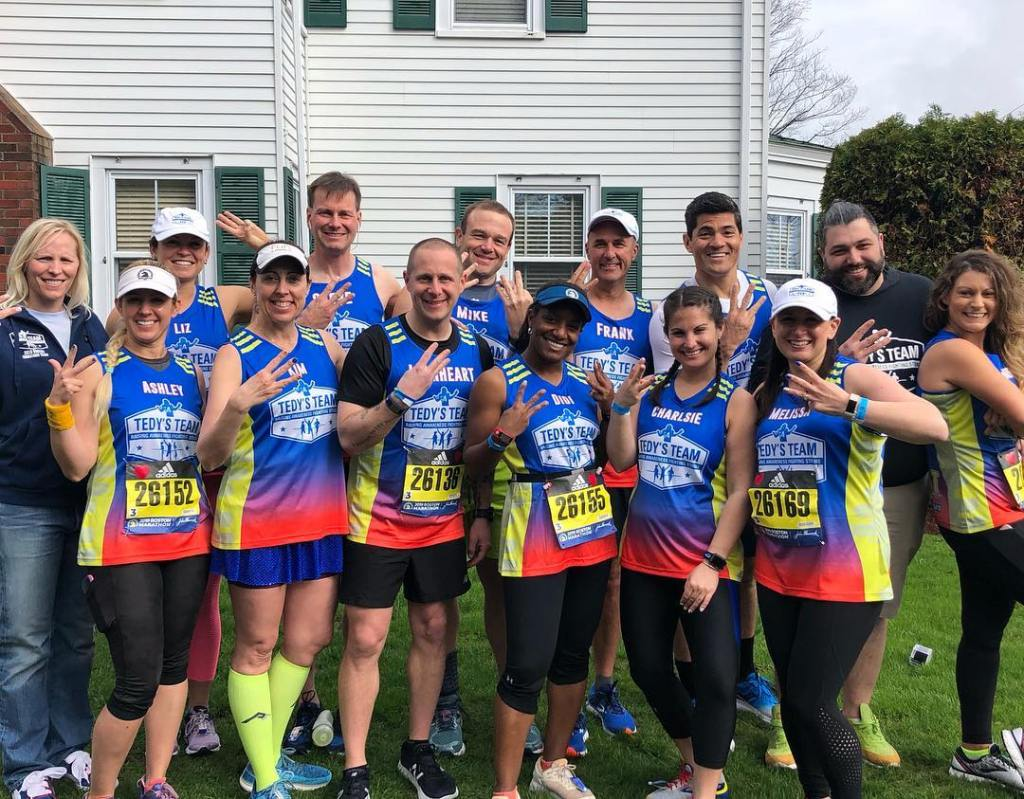
#> input picture opencv_dnn_202005/image/marathon_01.jpg, 1024 x 799 px
$ python 10_HaarFaceDetection.py
#> lines starting #> are read from the running program, lines starting #| are printed output that depends on the picture; after the words box and inside, x2 and y2 are one past the last pixel; in counts of white or black regions, pixels touching at a corner belong together
import cv2
import numpy as np

def loadCascade(face_path, eyes_path):
    face_cascade= cv2.CascadeClassifier()
    eyes_cascade= cv2.CascadeClassifier()
    if not face_cascade.load(cv2.samples.findFile(face_path)) or not eyes_cascade.load(cv2.samples.findFile(eyes_path)):
        print('error while loading the cascade')
        return
    print('All path are valid.')
    return face_cascade, eyes_cascade

def detectAndDisplay(frame, face_cascade, eyes_cascade):
    frame_gray = cv2.cvtColor(frame, cv2.COLOR_BGR2GRAY) # gray가 더 정확하다.
    frame_gray - cv2.equalizeHist(frame_gray) # histogram을 통해 단순화한다.
    # 1. 얼굴찾기
    faces = face_cascade.detectMultiScale(frame_gray) # splitted 그림을 특정 영역화한다.
    for (x,y,w,h) in faces: # x축 y축 width height
        center = (x+w//2, y+h//2) # 정확히 중간 지점
        frame = cv2.rectangle(frame, (x,y), (x+w,y+h), (0,255,0), 4) # 그림, 양 대각선 끝 모서리 두 점, 색, 두께
        faceROI = frame_gray[y:y+h, x:x+w] # 금방 선택한 얼굴만 끄집어낸다.
        # 2. 각 얼굴에서 눈 찾기
        eyes = eyes_cascade.detectMultiScale(faceROI)
        for (x2, y2, w2, h2) in eyes :
            eye_center = (x+x2+w2//2, y+y2+h2//2) # 눈의 중간지점
            radius = int(round((w2+h2)*0.25)) # 가상의 반지름 값.
            frame = cv2.circle(frame, eye_center, radius, (255,0,0), 4)
        cv2.imshow('Face detection', frame)

path = "opencv_dnn_202005/image/marathon_01.jpg"
img = cv2.imread(path)
#> img is the input picture: shape (799, 1024, 3); mean B, G, R 112.8, 114.2, 119.7

cv2.imshow("Original image", img)
(height,width) = img.shape[:2]
#> height = 799; width = 1024
cv2.imshow("Original image", img)

face_path = r'C:\Users\iwin1\Envs\opencv_practice\Lib\site-packages\cv2\data\haarcascade_frontalface_alt.xml'
eyes_path = r'C:\Users\iwin1\Envs\opencv_practice\Lib\site-packages\cv2\data\haarcascade_eye_tree_eyeglasses.xml'
# cascade는 기본 제공된다. -> 이를 사용하기 때문에 flexible하지 못한 것이다.
# 위치는 단순히 가상환경 라이브러리 설치 위치이다.


# 1. load cascades
(face_cascade, eyes_cascade) = loadCascade(face_path, eyes_path)
detectAndDisplay(img, face_cascade, eyes_cascade)
#> in detectAndDisplay, `frame_gray = cv2.cvtColor(frame, cv2.COLOR_BGR2GRAY)`:
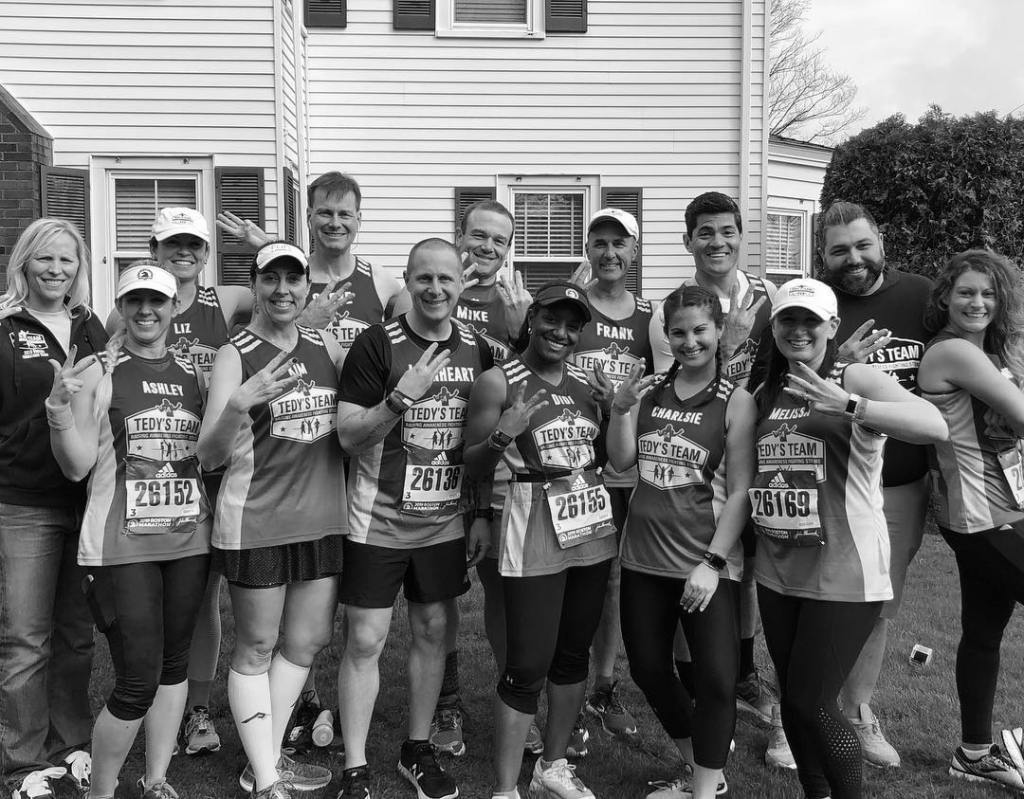
#> frame_gray: shape (799, 1024); min 0, max 255, mean 115.7
#> in detectAndDisplay, `faces = face_cascade.detectMultiScale(frame_gray)`: faces = [[586, 226, 48, 48], [949, 272, 55, 55], [309, 193, 54, 54], [689, 210, 57, 57], [463, 218, 52, 52], [28, 238, 56, 56], [407, 258, 56, 56], [252, 254, 63, 63], [661, 309, 58, 58], [822, 223, 64, 64]]
#> the loop in detectAndDisplay, `for (x,y,w,h) in faces:` made 10 passes
#> (x, y, w, h, center) on passes 1 to 10: (586, 226, 48, 48, (610, 250)), (949, 272, 55, 55, (976, 299)), (309, 193, 54, 54, (336, 220)), (689, 210, 57, 57, (717, 238)), (463, 218, 52, 52, (489, 244)), (28, 238, 56, 56, (56, 266)), (407, 258, 56, 56, (435, 286)), (252, 254, 63, 63, (283, 285)), (661, 309, 58, 58, (690, 338)), (822, 223, 64, 64, (854, 255))
#> pass 1, in detectAndDisplay, `frame = cv2.rectangle(frame, (x,y), (x+w,y+h), (0,255,0), 4)`:
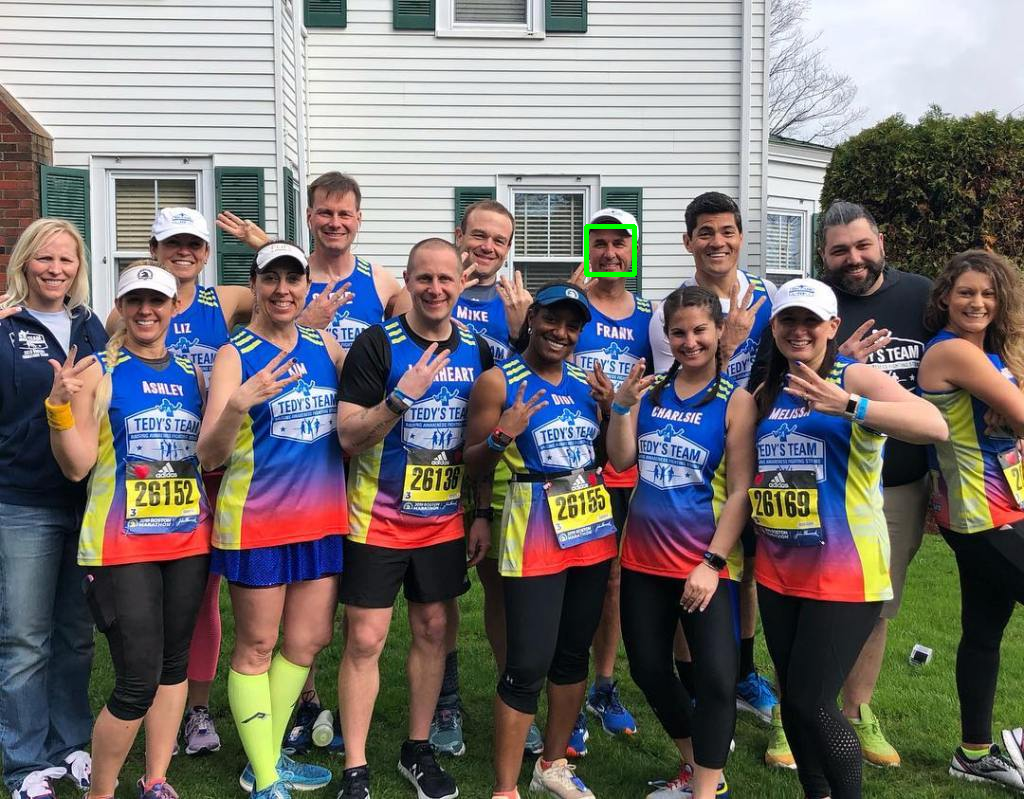
#> frame: shape (799, 1024, 3); 0.12% of pixels changed, all inside (x1, y1, x2, y2) = (584, 224, 637, 277)
#> pass 1, in detectAndDisplay, `faceROI = frame_gray[y:y+h, x:x+w]`:
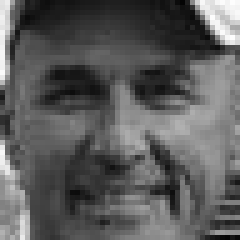
#> faceROI: shape (48, 48) (shown 5 times larger); min 4, max 253, mean 91.5
#> pass 2, in detectAndDisplay, `frame = cv2.rectangle(frame, (x,y), (x+w,y+h), (0,255,0), 4)`:
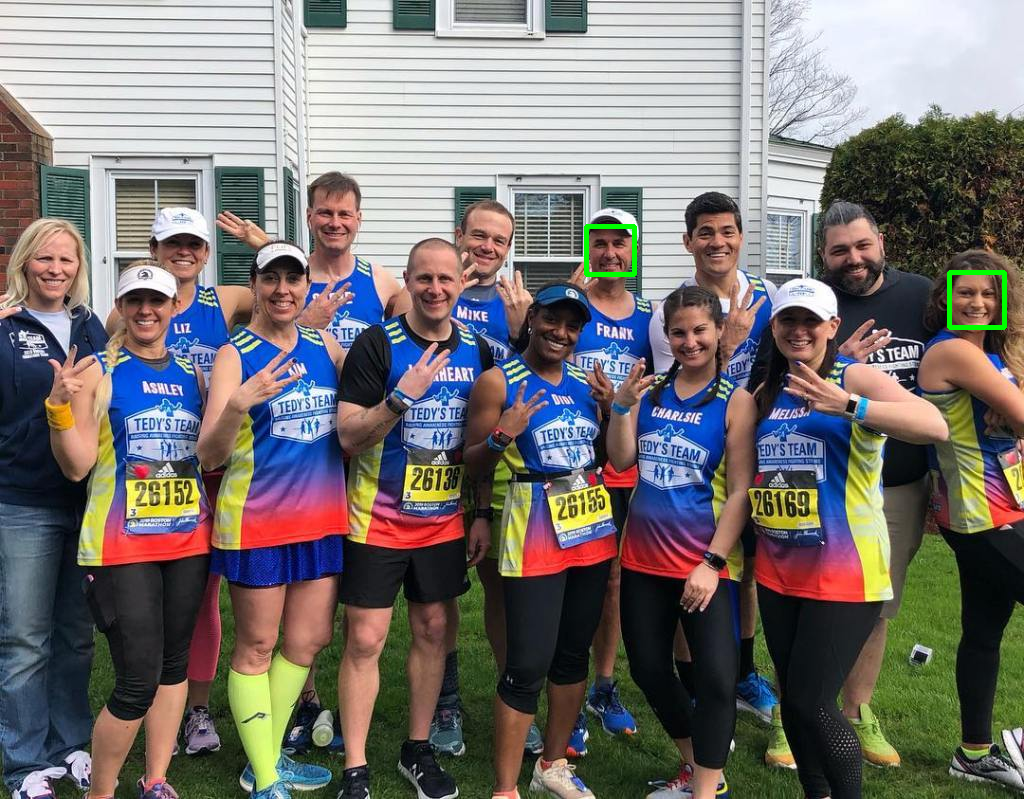
#> frame: shape (799, 1024, 3); 0.13% of pixels changed, all inside (x1, y1, x2, y2) = (947, 270, 1007, 330)
#> pass 2, in detectAndDisplay, `faceROI = frame_gray[y:y+h, x:x+w]`:
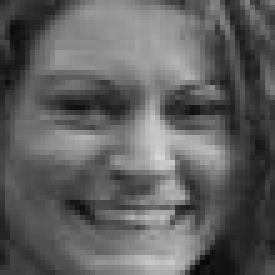
#> faceROI: shape (55, 55) (shown 5 times larger); min 7, max 215, mean 96.2
#> after the loop in detectAndDisplay, `for (x,y,w,h) in faces:`:
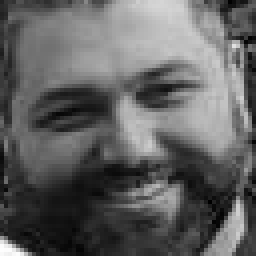
#> faceROI: shape (64, 64) (shown 4 times larger); min 0, max 253, mean 97.1
#> after the loop in detectAndDisplay, `for (x,y,w,h) in faces:`:
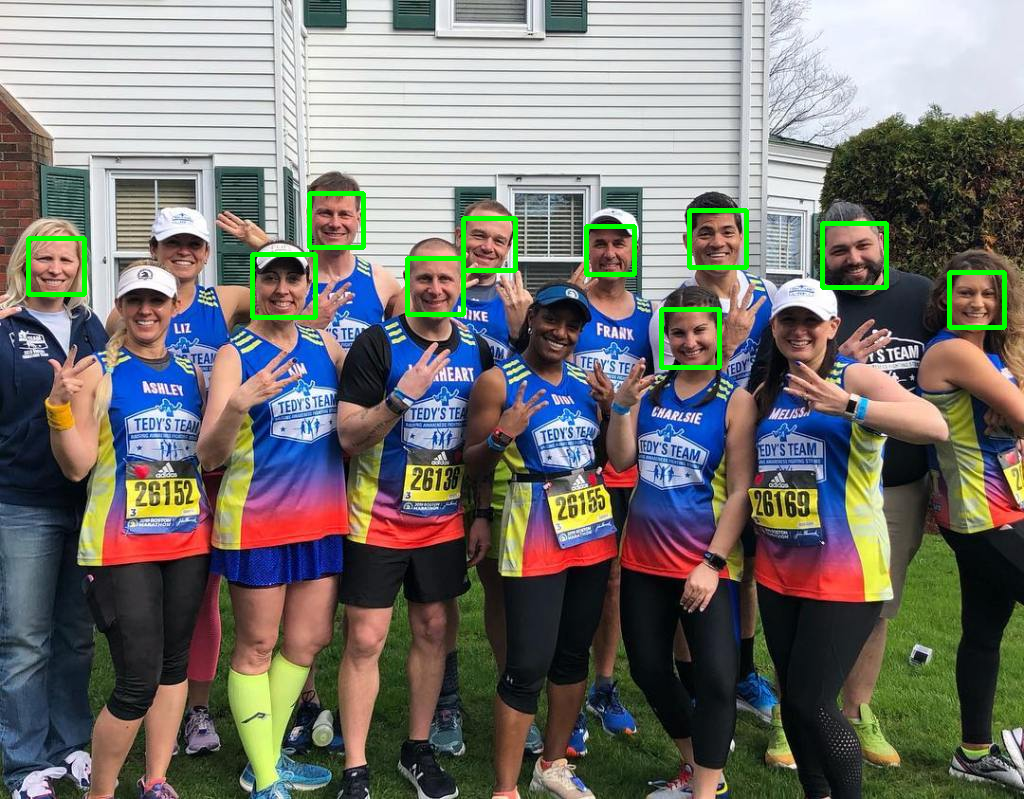
#> frame: shape (799, 1024, 3); 1.1% of pixels changed, all inside (x1, y1, x2, y2) = (26, 191, 889, 370)


cv2.waitKey(0)
cv2.destroyAllWindows()

$ run again, with opencv_dnn_202005/image/marathon_02.jpg copied over opencv_dnn_202005/image/marathon_01.jpg
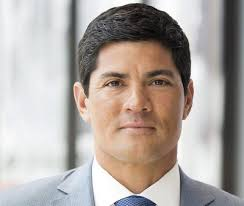
#> input picture opencv_dnn_202005/image/marathon_02.jpg, 244 x 206 px
#> img is the input picture: shape (206, 244, 3); mean B, G, R 161.8, 166.9, 175.3
#> faces = [[82, 41, 106, 106]]
#> the loop in detectAndDisplay, `for (x,y,w,h) in faces:` made 1 pass
#> (x, y, w, h, center, eyes) on pass 1: (82, 41, 106, 106, (135, 94), [[21, 32, 24, 24], [65, 30, 23, 23]])
#> pass 1, in detectAndDisplay, `faceROI = frame_gray[y:y+h, x:x+w]`:
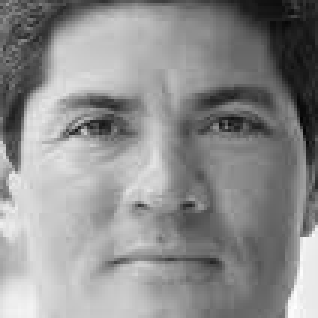
#> faceROI: shape (106, 106) (shown 3 times larger); min 4, max 254, mean 141.4
#> pass 1, in detectAndDisplay, `cv2.imshow('Face detection', frame)`:
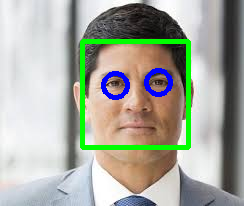
#> window 'Face detection': shape (206, 244, 3); mean B, G, R 159.3, 170.6, 167.1

$ run again, with opencv_dnn_202005/image/marathon_03.jpg copied over opencv_dnn_202005/image/marathon_01.jpg
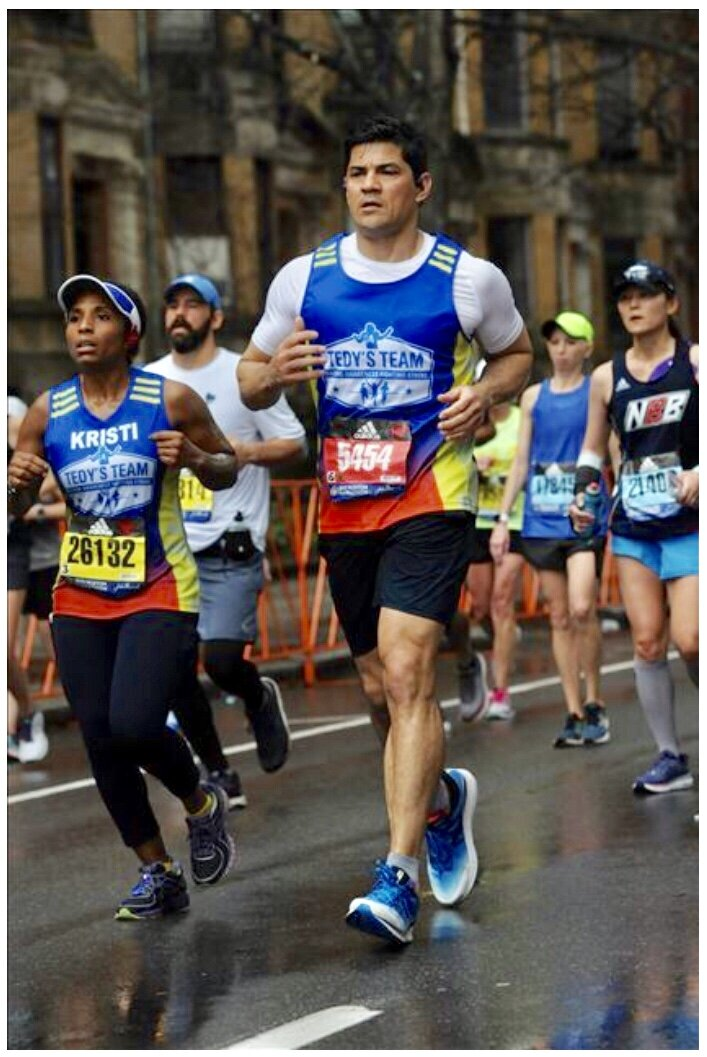
#> input picture opencv_dnn_202005/image/marathon_03.jpg, 707 x 1057 px
#> img is the input picture: shape (1057, 707, 3); mean B, G, R 82.6, 86.1, 92.2
#> in detectAndDisplay, `frame_gray = cv2.cvtColor(frame, cv2.COLOR_BGR2GRAY)`:
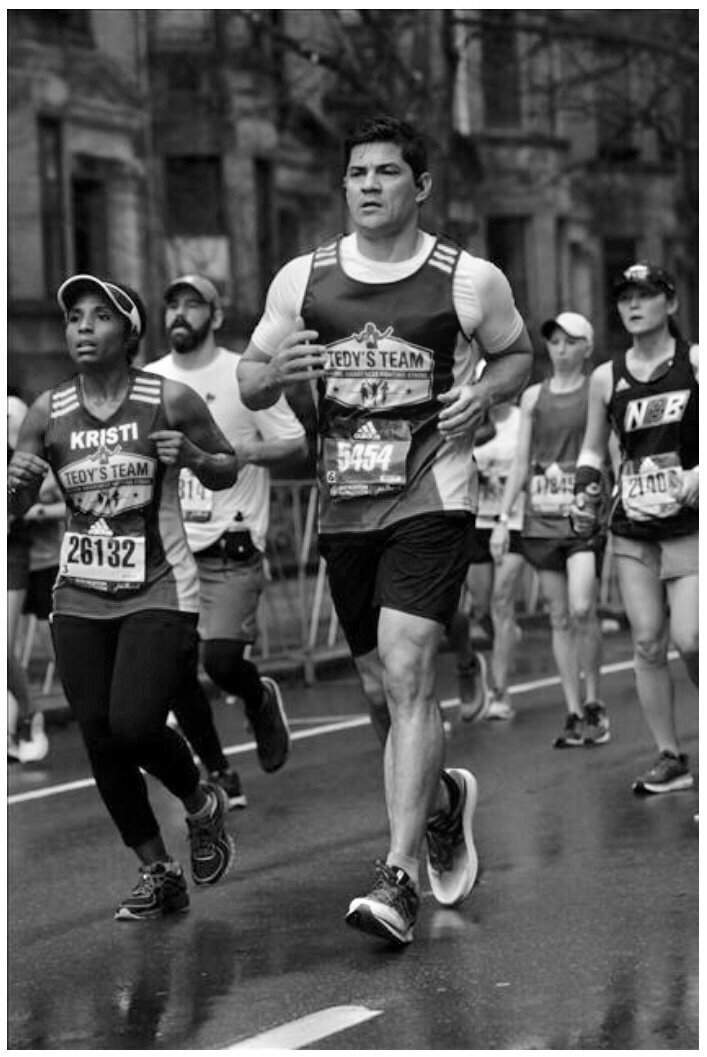
#> frame_gray: shape (1057, 707); min 0, max 255, mean 87.5
#> faces = [[156, 288, 49, 49], [57, 294, 61, 61], [333, 141, 78, 78], [609, 277, 55, 55]]
#> the loop in detectAndDisplay, `for (x,y,w,h) in faces:` made 4 passes
#> (x, y, w, h, center) on passes 1 to 4: (156, 288, 49, 49, (180, 312)), (57, 294, 61, 61, (87, 324)), (333, 141, 78, 78, (372, 180)), (609, 277, 55, 55, (636, 304))
#> after the loop in detectAndDisplay, `for (x,y,w,h) in faces:`:
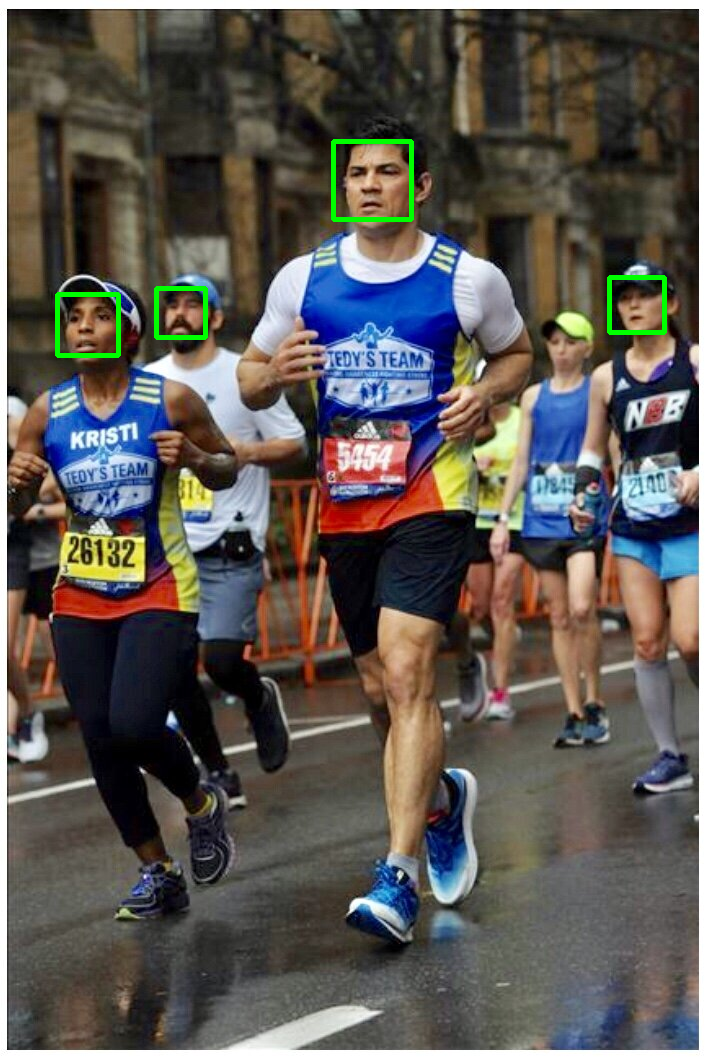
#> frame: shape (1057, 707, 3); mean B, G, R 82.3, 87.4, 91.8

$ run again, with opencv_dnn_202005/image/soccer_01.jpg copied over opencv_dnn_202005/image/marathon_01.jpg
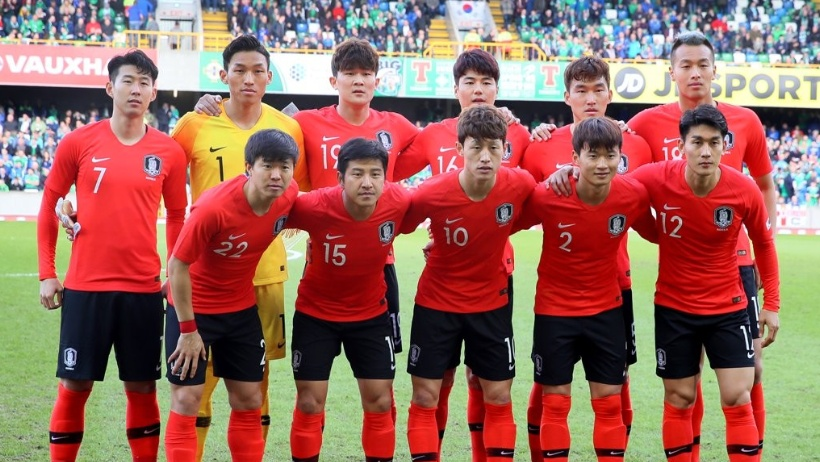
#> input picture opencv_dnn_202005/image/soccer_01.jpg, 820 x 462 px
#> img is the input picture: shape (462, 820, 3); mean B, G, R 93.8, 104.6, 154.3
#> faces = [[455, 65, 45, 45], [253, 150, 46, 46], [670, 46, 50, 50], [336, 56, 45, 45], [112, 64, 48, 48], [578, 138, 47, 47], [340, 154, 53, 53], [567, 72, 48, 48], [681, 123, 50, 50], [223, 51, 52, 52], [462, 133, 46, 46]]
#> the loop in detectAndDisplay, `for (x,y,w,h) in faces:` made 11 passes
#> (x, y, w, h, center) on passes 1 to 8: (455, 65, 45, 45, (477, 87)), (253, 150, 46, 46, (276, 173)), (670, 46, 50, 50, (695, 71)), (336, 56, 45, 45, (358, 78)), (112, 64, 48, 48, (136, 88)), (578, 138, 47, 47, (601, 161)), (340, 154, 53, 53, (366, 180)), (567, 72, 48, 48, (591, 96))
#> after the loop in detectAndDisplay, `for (x,y,w,h) in faces:`:
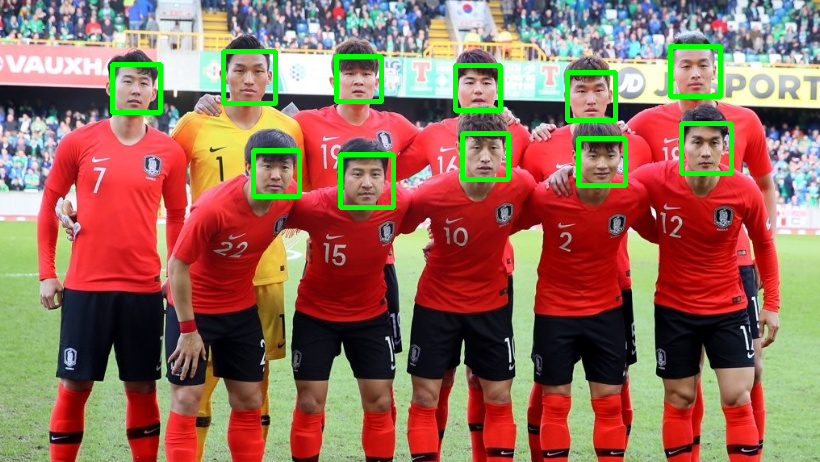
#> frame: shape (462, 820, 3); mean B, G, R 90.8, 108.6, 150.2
